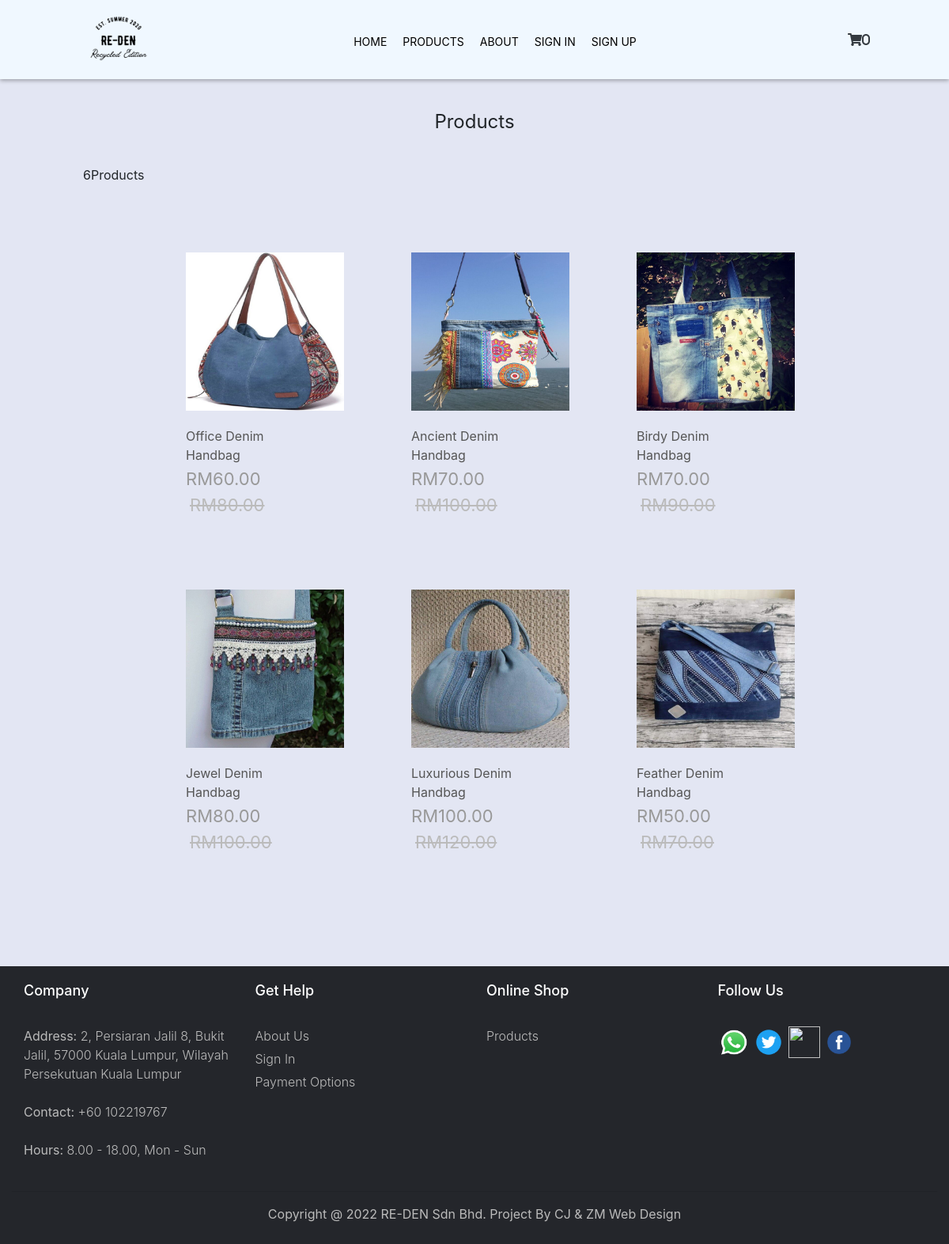
/Assignment_final/products.php, run on the app's committed database.
### tables this page shows
CREATE TABLE `redenproduct` (
  `id` int(11) NOT NULL,
  `name` varchar(200) NOT NULL,
  `description` text NOT NULL,
  `price` decimal(7,2) NOT NULL,
  `rrp` decimal(7,2) NOT NULL DEFAULT 0.00,
  `quantity` int(11) NOT NULL,
  `img` text NOT NULL,
  `dateadded` datetime NOT NULL DEFAULT current_timestamp()
);

### Assignment_final/products.php (the view, shortened to what this page needs)
<?php
$pdo = pdo_connect_mysql();
$num_products_on_each_page = 6;
$current_page = isset($_GET['p']) && is_numeric($_GET['p']) ? (int)$_GET['p'] : 1;
$stmt = $pdo->prepare('SELECT * FROM redenproduct ORDER BY dateadded DESC LIMIT ?,?');
$stmt->bindValue(1, ($current_page - 1) * $num_products_on_each_page, PDO::PARAM_INT);
$stmt->bindValue(2, $num_products_on_each_page, PDO::PARAM_INT);
$stmt->execute();
$products = $stmt->fetchAll(PDO::FETCH_ASSOC);
$total_products = $pdo->query('SELECT * FROM redenproduct')->rowCount();
?>
<!DOCTYPE html>
<html lang="en" dir="ltr">
    <head>
    <link rel="stylesheet" href="style3.0.css">
    <link rel="stylesheet" href="https://cdnjs.cloudflare.com/ajax/libs/font-awesome/5.8.2/css/all.css">
    </head>
<body class = 'body'>
<?php
include "header.php";
?>
<div class="products content-wrapper">
    <h1>Products</h1>
    <p><?=$total_products?>Products</p>
    <div class="products-wrapper">
        <?php foreach ($products as $product): ?>
        <a href="index.php?page=product&id=<?=$product['id']?>" class="product">
            <img src="imgs/<?=$product['img']?>" width="200" height="200" alt="<?=$product['name']?>">
            <span class="name"><?=$product['name']?></span>
            <span class="price">
                RM<?=$product['price']?>
                <?php if ($product['rrp'] > 0): ?>
                <span class="rrp">RM<?=$product['rrp']?></span>
                <?php endif; ?>
            </span>
        </a>
        <?php endforeach; ?>
    </div>
    <div class="buttons">
    </div>
</div>
</body>
</html>
<?php
include_once 'mainfooter.php';
?>

### Assignment_final/header.php (shortened to what this page needs)
<!DOCTYPE html>
<html lang="en" dir="ltr">
    <head>
        <link rel="stylesheet" href="style.css">
          <link rel="stylesheet" href="https://stackpath.bootstrapcdn.com/bootstrap/4.3.1/css/bootstrap.min.css">
    <link rel="stylesheet" href="https://cdnjs.cloudflare.com/ajax/libs/font-awesome/5.8.2/css/all.css">
    </head>
</html>
<body>
<div class = new_container>
<img src = "logo.png" height = "100px" width = "100px">
<ul class = "navigation_bar">
    <li><a href="index.php">HOME</a></li>
    <li><a href="products.php">PRODUCTS</a></li>
    <li><a href="About_us.php">ABOUT</a></li>
    <?php
    if(isset($_SESSION["useruid"])){
        echo"<li><a href='logout.inc.php'>LOG OUT</a></li>";
    }
    else{
        echo"<li><a href='sign_in.php'>SIGN IN</a></li>";
        echo"<li><a href='sign_up.php'>SIGN UP</a></li>";
    }
    ?>
</ul>
<?php
$num_items_in_cart = isset($_SESSION['cart']) ? count($_SESSION['cart']) : 0;
?>
<div class="link-icons">
    <a href="index.php?page=cart">
    <i class="fas fa-shopping-cart text-dark"><span><?php echo $num_items_in_cart?></span></i>
    </a>
</div>
</div>

### Assignment_final/mainfooter.php (shortened to what this page needs)
<!DOCTYPE html>
<html lang="en" dir="ltr">
    <head>
        <link rel="stylesheet" href="style.css">
    </head>
</html>
<body>
<footer class="footer">
        <div class="footer-container">
            <div class="footer-row">
                <div class="footer-col">
                     <h4>company</h4>
                    <ul>
                        <li><p><Strong>Address: </Strong>
2, Persiaran Jalil 8, Bukit Jalil, 57000 Kuala Lumpur, Wilayah Persekutuan Kuala Lumpur</p></li>
                        <li><p><Strong>Contact: </Strong>+60 102219767</p></li>
                        <li><p><Strong>Hours: </Strong>8.00 - 18.00, Mon - Sun</p></li>
                    </ul>
                </div>
                <div class="footer-col">
                    <h4>get help</h4>
                    <ul>
                        <li><a href="About_us.php">About Us</a></li>
                        <li><a href="sign_in.php">Sign In</a></li>
                        <li><a href="billing_address.php">Payment options</a></li>
                    </ul>
                </div>
                <div class="footer-col">
                    <h4>online shop</h4>
                    <ul>
                        <li><a href="products.php">Products</a></li>
                    </ul>
                </div>
                <div class="footer-col">
                    <h4>follow us</h4>
                    <div class="social-links">
                        <a href="#"><img src = "Whatsapp.png"></a>
                        <a href="#"><img src = "pngegg.png"></a>
                        <a href="#"><img src = "Instagram-logo-clipart-PNG.png"></a>
                        <a href="#"><img src = "fb.png"></a>
                    </div>
                </div>
            </div>
            <hr>
            <p class = "copy">Copyright @ 2022 RE-DEN Sdn Bhd. Project by CJ & ZM Web Design</p>
        </div>
    </footer>
</body>

### Assignment_final/style3.0.css (style rules this page uses)
.body { background:#e3e6f3; }
.recentlyadded .products, .products .products-wrapper { display: flex; flex-wrap: wrap; align-items: center; width: 80%; justify-content: center; padding: 40px; margin-left: 100px; }
.recentlyadded .products .product, .products .products-wrapper .product { display: block; overflow: hidden; text-decoration: none; width: 25%; padding-bottom: 60px; margin-left: 60px; }
.recentlyadded .products .product img, .products .products-wrapper .product img { transform: scale(1); transition: transform 1s; }
.recentlyadded .products .product .name, .products .products-wrapper .product .name { display: block; color: #555555; padding: 20px 0 2px 0; }
.recentlyadded .products .product .price, .products .products-wrapper .product .price { display: block; color: #999999; }
.recentlyadded .products .product .rrp, .products .products-wrapper .product .rrp { color: #BBBBBB; text-decoration: line-through; }
.product { display: flex; padding-right: 50px }
.product img { margin-top: 30px; }
.product .price { display: block; font-size: 22px; color: #999999; }
.product .rrp { color: #BBBBBB; text-decoration: line-through; font-size: 22px; padding-left: 5px; }
.products h1 { display: block; font-weight: normal; margin: 0; padding: 40px 0; font-size: 24px; text-align: center; width: 100%; }
.products p { padding-left: 30px; }
.products .buttons { text-align: right; padding-bottom: 40px; }

### Assignment_final/style.css (style rules this page uses)
* { margin: 0; padding: 0; box-sizing: border-box; }
.new_container { display: flex; align-items: center; justify-content: space-between; padding: 0px 100px 0px 100px; background-color: #f0f8ff; box-shadow: 0 2px 5px rgba(0,0,0,0.3); }
.navigation_bar { display:flex; align-items: center; justify-content: center; margin-top: 20px; }
.navigation_bar li { list-style: none; display: inline-block; margin-right: 20px; text-align: right; }
.navigation_bar li a { text-decoration: none; color: black; font-size: 14px; transition: 0.3s ease; position: relative; }
.content-wrapper { width: 1050px; margin: 0 auto; }
.recentlyadded .products, .products .products-wrapper { display: flex; flex-wrap: wrap; align-items: center; justify-content: space-between; padding: 40px 0 0 0; }
.recentlyadded .products .product, .products .products-wrapper .product { display: block; overflow: hidden; text-decoration: none; width: 25%; padding-bottom: 60px; }
.recentlyadded .products .product img, .products .products-wrapper .product img { transform: scale(1); transition: transform 1s; }
.recentlyadded .products .product .name, .products .products-wrapper .product .name { display: block; color: #555555; padding: 20px 0 2px 0; }
.recentlyadded .products .product .price, .products .products-wrapper .product .price { display: block; color: #999999; }
.recentlyadded .products .product .rrp, .products .products-wrapper .product .rrp { color: #BBBBBB; text-decoration: line-through; }
.footer-container { max-width: 1170px; margin:auto; }
.footer-row { display: flex; flex-wrap: wrap; }
ul { list-style: none; }
.footer { background-color: #24262b; padding: 20px 10px 10px 10px; margin-top: 40px; position: relative; }
.footer-col { width: 25%; padding: 0 15px; }
.footer-col h4 { font-size: 18px; color: #ffffff; text-transform: capitalize; margin-bottom: 35px; font-weight: 500; position: relative; }
.footer-col ul li a { font-size: 16px; text-transform: capitalize; color: #ffffff; text-decoration: none; font-weight: 300; color: #bbbbbb; display: block; padding-bottom:5px; }
.footer-col ul li p { font-size: 16px; text-transform: capitalize; color: #ffffff; text-decoration: none; font-weight: 300; color: #bbbbbb; display: block; padding-bottom:8px; }
.social-links img { height:40px; width: 40px; }
.copy { font-size: 16px; text-transform: capitalize; color: #ffffff; color: #bbbbbb; text-align: center }

### data on the page
redenproduct: img (picture), name "Office Denim Handbag", price "60.00", rrp "80.00"
redenproduct: img (picture), name "Ancient Denim Handbag", price "70.00", rrp "100.00"
redenproduct: img (picture), name "Birdy Denim Handbag", price "70.00", rrp "90.00"
redenproduct: img (picture), name "Jewel Denim Handbag", price "80.00", rrp "100.00"
redenproduct: img (picture), name "Luxurious Denim Handbag", price "100.00", rrp "120.00"
redenproduct: img (picture), name "Feather Denim Handbag", price "50.00", rrp "70.00"

### other printed values
$num_items_in_cart "0"
$total_products "6"
